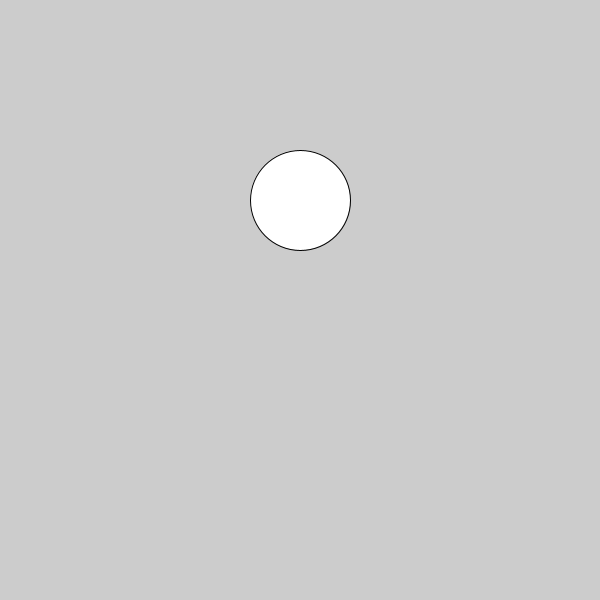
Frame 1 (no input)
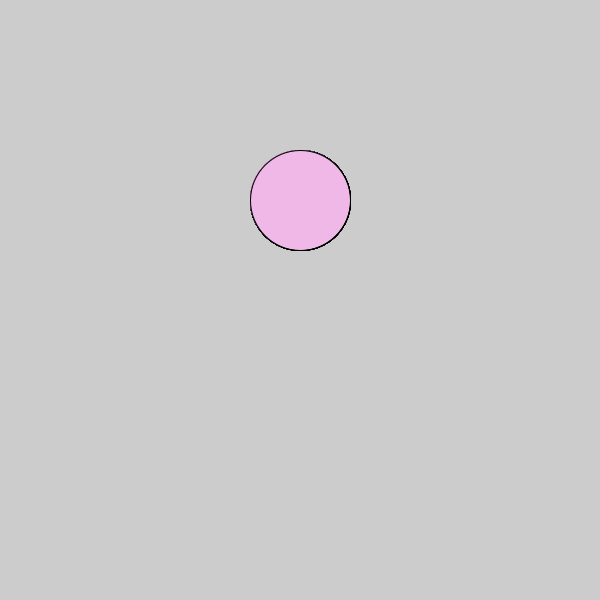
Frame 60 (the mouse pressed at the canvas centre just before this capture)
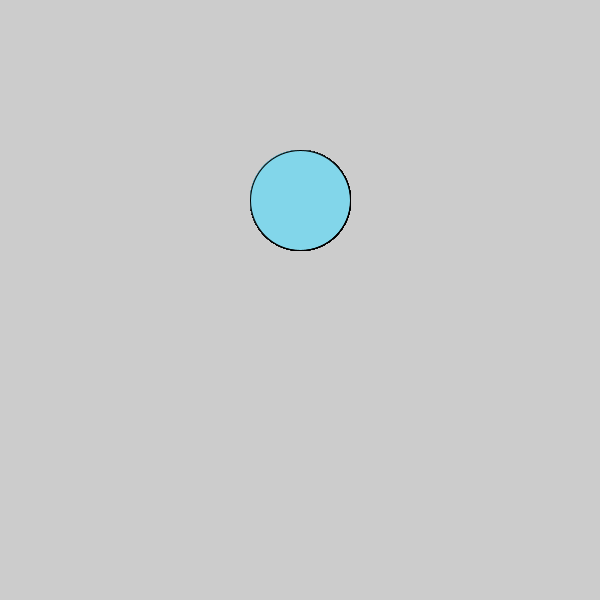
Frame 120 (the mouse held since frame 60 and released just before this capture)

The Processing sketch that drew these frames (run headless with seeded random() and noise(); from frame 60 on, the mouse is pressed at the canvas centre):

// Processing sketch: c_LogicalDot
// ── c_LogicalDot.pde

void setup() {
  
// 1. Set the size of the sketch. Make it 600 pixels square
size(600,600) ;

}

void draw() {
  
// 2. Draw an ellipse
// Run the program to make sure it works before moving on.
ellipse(300,200,100,100) ;

// 3. Change the color of the ellipse when the mouse is pressed.
//    Use the following code, but put your colors where indicated
//    Remember to use the   fill()  command to set colors.

if (mousePressed) {
 fill(#82D6EA) ;
   //  put one color here 
  
} else {
  fill(#F0B8E6) ;
   // put a different color here
  
}  
  
  
  
}
